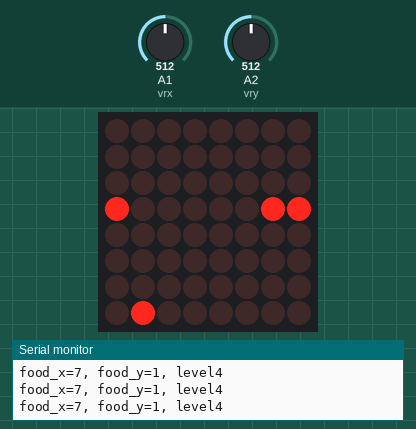
Recording of a sketch running on a simulated Arduino Uno, built with avr-gcc and run on an emulated ATmega328P. Parts: 8×8 LED matrix, the last lines printed to the serial monitor. Wiring (inferred from the names in the program): MAX7219 LED driver (orientation assumed): data pin 2; clock pin 4; CS pin 3. The inputs (shaded band) are chosen by the test bench; at power-on: A2 (vry) = 512, A1 (vrx) = 512. Random numbers use the default seed unless the sketch sets one.

Above: at 1.2 s.
1.3 s: A2 (vry) set to 271
At 1.44 s:
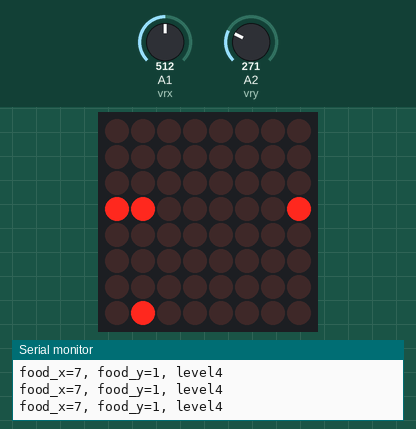
4.3 s: A2 (vry) set to 241
At 4.33 s:
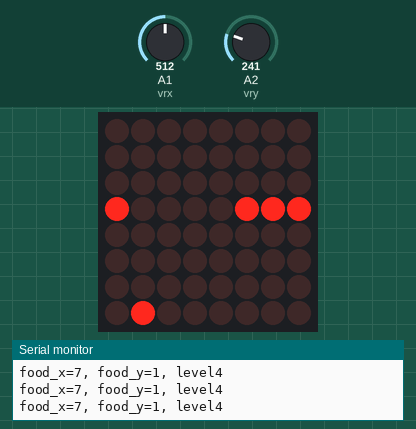
At 6.3 s:
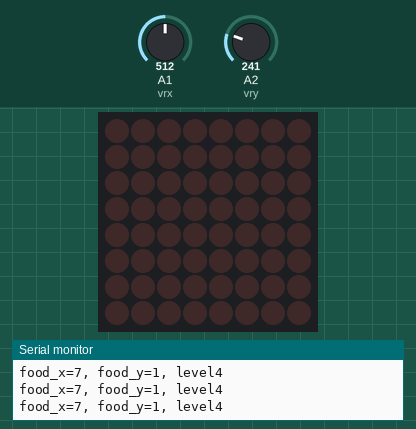
Timing chart, 0 to 7.8 s (numbered marks = the images above; inputs shaded):
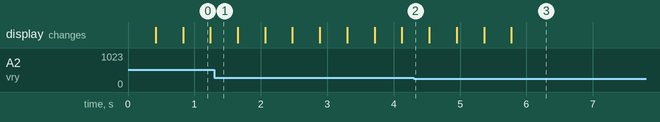

The sketch:

snake.ino
```cpp
int DS=2;//貨物
int DT=3;//出發
int SH=4;//上貨
int vrx = A1;//搖桿x
int vry = A2;//搖桿y
int sw = A3;//搖桿按鈕
int level = 4;
int direct[4] = {0,1,2,3};
//0up,1right,2down,3left
int now_direct = 0;
int snake_x[64]={3,3,3,3};/*蛇的身體位置紀錄表*/
int snake_y[64]={3,4,5,6};/*0是尾巴*/
long timer = millis();
int head_x=3,head_y=5;  /*頭的位置*/
int food_x = 9;
int food_y = 9;
int before_food_x = 9;
int before_food_y = 9;
int speed = 500;


bool set_address[8][8]={//初始設定
    {0,0,0,0,1,1,0,0},/*開啟顯示器模組*/
    {0,0,0,0,1,0,0,1},/*選用原始碼模式*/
    {0,0,0,0,1,1,1,1},/*關閉測試模式*/
    {0,0,0,0,1,0,1,0},/*設置初始亮度*/
    {0,0,0,0,1,0,1,1},/*8只LED全用*/
    {0,0,0,0,0,0,0,0},/*歸零*/
    {0,0,0,0,0,0,0,0},/*歸零*/
    {0,0,0,0,0,0,0,0}/*歸零*/
};
bool set_data[8][8]={//初始設定
    {0,0,0,0,0,0,0,1},/*開啟顯示器模組*/
    {0,0,0,0,0,0,0,0},/*選用原始碼模式*/
    {0,0,0,0,0,0,0,0},/*關閉測試模式*/
    {0,0,0,0,0,1,1,1},/*設置初始亮度*/
    {0,0,0,0,0,1,1,1},/*8只LED全用*/
    {0,0,0,0,0,0,0,0},/*歸零*/
    {0,0,0,0,0,0,0,0},/*歸零*/
    {0,0,0,0,0,0,0,0}/*歸零*/
};
bool table_address[8][8]={
    {0,0,0,0,0,0,0,1},/*第1行地址*/
    {0,0,0,0,0,0,1,0},/*第2行地址*/
    {0,0,0,0,0,0,1,1},/*第3行地址*/
    {0,0,0,0,0,1,0,0},/*第4行地址*/
    {0,0,0,0,0,1,0,1},/*第5行地址*/
    {0,0,0,0,0,1,1,0},/*第6行地址*/
    {0,0,0,0,0,1,1,1},/*第7行地址*/
    {0,0,0,0,1,0,0,0}/*第8行地址*/
};
bool table_data[8][8]={
    {0,0,0,0,0,0,0,0},/*第0行數值*/
    {0,0,0,0,0,0,0,0},/*第1行數值*/
    {0,0,0,0,0,0,0,0},/*第2行數值*/
    {0,0,0,1,1,1,1,0},/*第3行數值*/
    {0,0,0,0,0,0,0,0},/*第4行數值*/
    {0,0,0,0,0,0,0,0},/*第5行數值*/
    {0,0,0,0,0,0,0,0},/*第6行數值*/
    {0,0,0,0,0,0,0,0}/*第7行數值*/
};

bool game_over[8][8] = {
    {0,0,0,0,0,0,0,0},/*第0行數值*/
    {0,0,0,0,0,0,0,0},/*第1行數值*/
    {0,0,0,0,0,0,0,0},/*第2行數值*/
    {0,0,0,0,0,0,0,0},/*第3行數值*/
    {0,0,0,0,0,0,0,0},/*第4行數值*/
    {0,0,0,0,0,0,0,0},/*第5行數值*/
    {0,0,0,0,0,0,0,0},/*第6行數值*/
    {0,0,0,0,0,0,0,0}/*第7行數值*/
};


void max7219(bool address[8][8],bool data[8][8]){
    for(int i = 0; i < 8; i++){
        digitalWrite(DT, LOW);//貨車開門
        for (int j = 0; j < 8; j++)  {
            digitalWrite(SH, LOW);//活塞收回
            digitalWrite(DS, address[i][j]);
            digitalWrite(SH, HIGH);//活塞推出
        }
        for (int j = 0; j < 8; j++)  {
            digitalWrite(SH, LOW);//活塞收回
            digitalWrite(DS, data[i][j]);
            digitalWrite(SH, HIGH);//活塞推出
        }
        digitalWrite(DT, HIGH);//貨車出發
    }
}


void read_way(){
  int x = analogRead(vrx);
  int y = analogRead(vry);
  //0up,1right,2down,3left
  if(x > 768 && now_direct != 2){
    now_direct = 0;
  }
  if(x < 256){
    if(now_direct != 0)
      now_direct = 2;
  }
  if(y > 768){
    if(now_direct != 3)
      now_direct = 1;
  }
  if(y < 256){
    if(now_direct != 1)
      now_direct = 3;
  }


}
void change_way(){


  if(now_direct == 0){
    head_y = (head_y+1)%8;
  }
  else if (now_direct == 1){
    head_x = (head_x+1)%8;
  }
  else if(now_direct == 2){
    head_y = (head_y+7)%8;
  }
  else if(now_direct == 3){
    head_x = (head_x+7)%8;
  }
}


void go(){
    read_way();
    for(int i = 0; i<level-1; i++){
      if(head_x == snake_x[level] && head_y == snake_y[level]){
        max7219(table_address,game_over);
        delay(1000000);
      }
    }

    table_data[snake_x[0]][snake_y[0]]=0;/*尾巴的點暗*/
    /*先從尾巴開始縮*/
    for(int i=0;i<level-1;i++){
        snake_x[i]=snake_x[i+1];
        snake_y[i]=snake_y[i+1];
    }
    /*依照方向移動頭部座標*/
    change_way();
    /*紀錄頭部位置*/
    snake_x[level-1]=head_x;
    snake_y[level-1]=head_y;
    table_data[head_x][head_y]=1;/*頭的點亮*/

    if(head_x == food_x && head_y == food_y){
      food();
      level += 1;
    }
}

void food(){
  //隨機取2數當作座標  (x,y)
    food_x = rand()%8;
    food_y = rand()%8;
      if(table_data[food_x][food_y]){
        food();
      }
    table_data[food_x][food_y] = 1;
}


void setup() {
    pinMode(DS,OUTPUT);
    pinMode(DT,OUTPUT);
    pinMode(SH,OUTPUT);
    pinMode(vrx,INPUT);
    pinMode(vry,INPUT);
    pinMode(sw,INPUT);
    max7219(set_address,set_data);
    Serial.begin(9600);
    food();

}

void loop() {

    for(int i = 0; i < level-1; i++){
      if(head_x == snake_x[i] && head_y == snake_y[i]){
           max7219(table_address,game_over);
      }
      else{
        go();
        max7219(table_address,table_data);//更新版面
        Serial.print("food_x=");
        Serial.print(food_x);
        Serial.print(", food_y=");
        Serial.print(food_y);
        Serial.print(", level");
        Serial.println(level);
        speed = 500-30*(level-1);
        delay(speed);
      }
    }

}
```

Measured:
- the behaviour switches between 256 and 255 on A2 (vry) (found by bisection; images 1 and 2)
- what the display in image 0 shows lasts 0.4 s, from 0.8 s to 1.2 s
